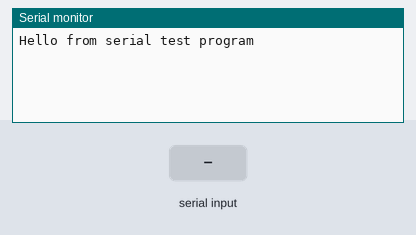
Simulated run of this sketch. Board: Arduino Uno, built with avr-gcc and run on an emulated ATmega328P. Shown: the last lines printed to the serial monitor. The inputs (shaded band) are chosen by the test bench.

Above: at 1.2 s.
1.3 s: "1" received over the second serial link
At 2.5 s:
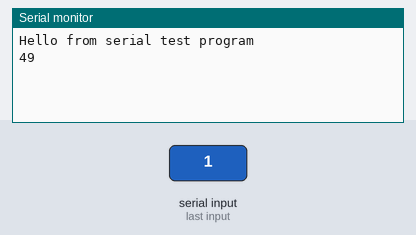
2.8 s: "0" received over the second serial link
At 3.8 s:
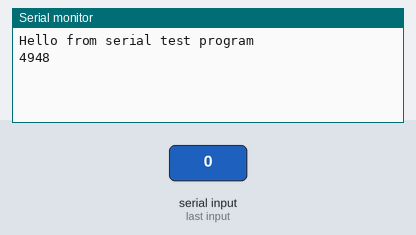

The sketch:

arduino_test_SoftwareSerialExample.ino
```cpp
/*
  Software serial multple serial test

 Receives from the hardware serial, sends to software serial.
 Receives from software serial, sends to hardware serial.

 The circuit:
 * RX is digital pin 10 (connect to TX of other device)
 * TX is digital pin 11 (connect to RX of other device)
 */
#include <SoftwareSerial.h>

SoftwareSerial mySerial(10, 11); // RX, TX
//SoftwareSerial mySerial( 5, 6); // RX, TX

void setup() {
  // Open serial communications and wait for port to open:
  Serial.begin(115200);
  while (!Serial) {
    ; // wait for serial port to connect. Needed for native USB port only
  }

  Serial.println("Hello from serial test program");

  // set the data rate for the SoftwareSerial port
  mySerial.begin(9600);
  mySerial.println("Hello, world?");
}

void loop() { // run over and over
  if (mySerial.available()) {
    Serial.print(mySerial.read());
  }
  if (Serial.available()) {
    mySerial.write(Serial.read());
  }
}
```

Measured:
- after the input at 1.3 s, the serial monitor: prints a new line at once (image 1)
- after the input at 2.8 s, the serial monitor: prints a new line at once (image 2)
